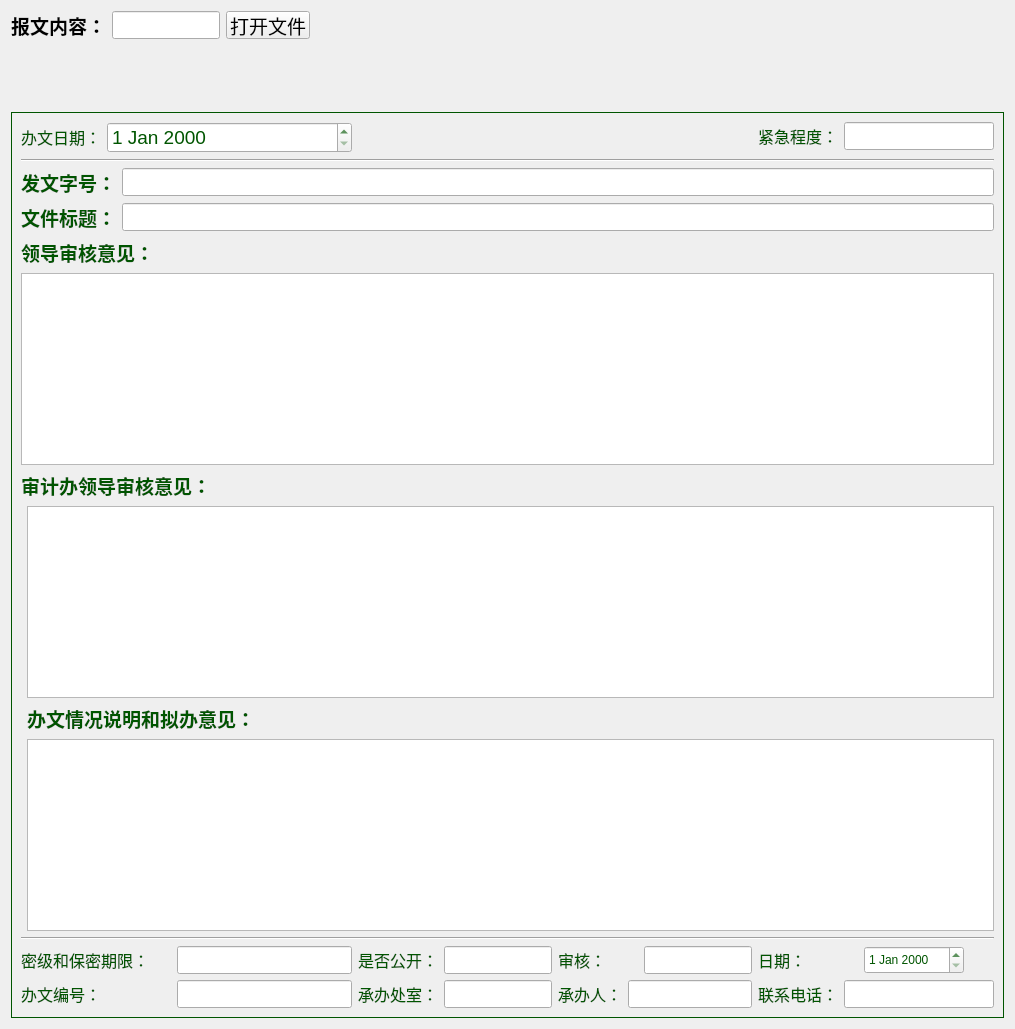
     <widget class="QWidget" name="page_gw">
      <layout class="QGridLayout" name="gridLayout_6">
       <item row="3" column="0" colspan="2">
        <widget class="QFrame" name="frame_2">
         <property name="styleSheet">
          <string notr="true">color: rgb(0, 85, 0);</string>
         </property>
         <property name="frameShape">
          <enum>QFrame::Box</enum>
         </property>
         <property name="frameShadow">
          <enum>QFrame::Plain</enum>
         </property>
         <layout class="QGridLayout" name="gridLayout">
          <item row="0" column="0">
           <layout class="QFormLayout" name="formLayout_35">
            <item row="0" column="0">
             <widget class="QLabel" name="label_34">
              <property name="font">
               <font>
                <pointsize>12</pointsize>
               </font>
              </property>
              <property name="text">
               <string>&lt;html&gt;&lt;head/&gt;&lt;body&gt;&lt;p&gt;&lt;span style=&quot; color:#005500;&quot;&gt;办文日期：&lt;/span&gt;&lt;/p&gt;&lt;/body&gt;&lt;/html&gt;</string>
              </property>
             </widget>
            </item>
            <item row="0" column="1">
             <widget class="QDateEdit" name="dateEdit_7">
              <property name="font">
               <font>
                <pointsize>14</pointsize>
               </font>
              </property>
             </widget>
            </item>
           </layout>
          </item>
          <item row="0" column="3">
           <layout class="QFormLayout" name="formLayout_36">
            <item row="0" column="0">
             <widget class="QLabel" name="label_35">
              <property name="font">
               <font>
                <pointsize>12</pointsize>
               </font>
              </property>
              <property name="text">
               <string>&lt;html&gt;&lt;head/&gt;&lt;body&gt;&lt;p&gt;&lt;span style=&quot; color:#005500;&quot;&gt;紧急程度：&lt;/span&gt;&lt;/p&gt;&lt;/body&gt;&lt;/html&gt;</string>
              </property>
             </widget>
            </item>
            <item row="0" column="1">
             <widget class="QLineEdit" name="lineEdit_29">
              <property name="minimumSize">
               <size>
                <width>150</width>
                <height>28</height>
               </size>
              </property>
              <property name="maximumSize">
               <size>
                <width>150</width>
                <height>0</height>
               </size>
              </property>
              <property name="font">
               <font>
                <pointsize>9</pointsize>
               </font>
              </property>
             </widget>
            </item>
           </layout>
          </item>
          <item row="1" column="0" colspan="4">
           <widget class="Line" name="line_4">
            <property name="sizePolicy">
             <sizepolicy hsizetype="Expanding" vsizetype="Fixed">
              <horstretch>0</horstretch>
              <verstretch>0</verstretch>
             </sizepolicy>
            </property>
            <property name="orientation">
             <enum>Qt::Horizontal</enum>
            </property>
           </widget>
          </item>
          <item row="2" column="0" colspan="4">
           <layout class="QFormLayout" name="formLayout_17">
            <item row="0" column="0">
             <widget class="QLabel" name="label_num">
              <property name="font">
               <font>
                <pointsize>14</pointsize>
                <weight>75</weight>
                <bold>true</bold>
               </font>
              </property>
              <property name="text">
               <string>&lt;html&gt;&lt;head/&gt;&lt;body&gt;&lt;p&gt;&lt;span style=&quot; color:#005500;&quot;&gt;发文字号：&lt;/span&gt;&lt;/p&gt;&lt;/body&gt;&lt;/html&gt;</string>
              </property>
             </widget>
            </item>
            <item row="0" column="1">
             <widget class="QLineEdit" name="lineEdit_num">
              <property name="sizePolicy">
               <sizepolicy hsizetype="Expanding" vsizetype="Fixed">
                <horstretch>0</horstretch>
                <verstretch>0</verstretch>
               </sizepolicy>
              </property>
              <property name="minimumSize">
               <size>
                <width>0</width>
                <height>28</height>
               </size>
              </property>
             </widget>
            </item>
           </layout>
          </item>
          <item row="3" column="0" colspan="4">
           <layout class="QFormLayout" name="formLayout_18">
            <item row="0" column="0">
             <widget class="QLabel" name="label_num_3">
              <property name="font">
               <font>
                <pointsize>14</pointsize>
                <weight>75</weight>
                <bold>true</bold>
               </font>
              </property>
              <property name="text">
               <string>&lt;html&gt;&lt;head/&gt;&lt;body&gt;&lt;p&gt;&lt;span style=&quot; color:#005500;&quot;&gt;文件标题：&lt;/span&gt;&lt;/p&gt;&lt;/body&gt;&lt;/html&gt;</string>
              </property>
             </widget>
            </item>
            <item row="0" column="1">
             <widget class="QLineEdit" name="lineEdit_num_3">
              <property name="sizePolicy">
               <sizepolicy hsizetype="Expanding" vsizetype="Fixed">
                <horstretch>0</horstretch>
                <verstretch>0</verstretch>
               </sizepolicy>
              </property>
              <property name="minimumSize">
               <size>
                <width>0</width>
                <height>28</height>
               </size>
              </property>
             </widget>
            </item>
           </layout>
          </item>
          <item row="4" column="0" colspan="4">
           <layout class="QFormLayout" name="formLayout_19">
            <item row="0" column="0">
             <widget class="QLabel" name="label_num_4">
              <property name="font">
               <font>
                <pointsize>14</pointsize>
                <weight>75</weight>
                <bold>true</bold>
               </font>
              </property>
              <property name="text">
               <string>&lt;html&gt;&lt;head/&gt;&lt;body&gt;&lt;p&gt;&lt;span style=&quot; color:#005500;&quot;&gt;领导审核意见：&lt;/span&gt;&lt;/p&gt;&lt;/body&gt;&lt;/html&gt;</string>
              </property>
             </widget>
            </item>
            <item row="1" column="0" colspan="2">
             <widget class="QTextEdit" name="textEdit_2"/>
            </item>
           </layout>
          </item>
          <item row="5" column="0" colspan="4">
           <layout class="QFormLayout" name="formLayout_20">
            <item row="0" column="0" colspan="2">
             <widget class="QLabel" name="label_num_5">
              <property name="font">
               <font>
                <pointsize>14</pointsize>
                <weight>75</weight>
                <bold>true</bold>
               </font>
              </property>
              <property name="text">
               <string notr="true">&lt;html&gt;&lt;head/&gt;&lt;body&gt;&lt;p&gt;&lt;span style=&quot; color:#005500;&quot;&gt;审计办领导审核意见：&lt;/span&gt;&lt;/p&gt;&lt;/body&gt;&lt;/html&gt;</string>
              </property>
             </widget>
            </item>
            <item row="1" column="1">
             <widget class="QTextEdit" name="textEdit_4"/>
            </item>
           </layout>
          </item>
          <item row="6" column="0" colspan="4">
           <layout class="QFormLayout" name="formLayout_21">
            <item row="2" column="1">
             <widget class="QTextEdit" name="textEdit_3"/>
            </item>
            <item row="1" column="1">
             <widget class="QLabel" name="label_num_6">
              <property name="font">
               <font>
                <pointsize>14</pointsize>
                <weight>75</weight>
                <bold>true</bold>
               </font>
              </property>
              <property name="text">
               <string notr="true">&lt;html&gt;&lt;head/&gt;&lt;body&gt;&lt;p&gt;&lt;span style=&quot; color:#005500;&quot;&gt;办文情况说明和拟办意见：&lt;/span&gt;&lt;/p&gt;&lt;/body&gt;&lt;/html&gt;</string>
              </property>
             </widget>
            </item>
           </layout>
          </item>
          <item row="7" column="0" colspan="4">
           <widget class="Line" name="line_3">
            <property name="sizePolicy">
             <sizepolicy hsizetype="Expanding" vsizetype="Fixed">
              <horstretch>0</horstretch>
              <verstretch>0</verstretch>
             </sizepolicy>
            </property>
            <property name="orientation">
             <enum>Qt::Horizontal</enum>
            </property>
           </widget>
          </item>
          <item row="8" column="0">
           <layout class="QFormLayout" name="formLayout_27">
            <item row="0" column="0">
             <widget class="QLabel" name="label_26">
              <property name="minimumSize">
               <size>
                <width>150</width>
                <height>0</height>
               </size>
              </property>
              <property name="maximumSize">
               <size>
                <width>100</width>
                <height>16777215</height>
               </size>
              </property>
              <property name="font">
               <font>
                <pointsize>12</pointsize>
               </font>
              </property>
              <property name="text">
               <string>&lt;html&gt;&lt;head/&gt;&lt;body&gt;&lt;p&gt;&lt;span style=&quot; color:#005500;&quot;&gt;密级和保密期限：&lt;/span&gt;&lt;/p&gt;&lt;/body&gt;&lt;/html&gt;</string>
              </property>
             </widget>
            </item>
            <item row="0" column="1">
             <widget class="QLineEdit" name="lineEdit_22">
              <property name="minimumSize">
               <size>
                <width>175</width>
                <height>28</height>
               </size>
              </property>
              <property name="maximumSize">
               <size>
                <width>175</width>
                <height>0</height>
               </size>
              </property>
             </widget>
            </item>
           </layout>
          </item>
          <item row="8" column="1">
           <layout class="QFormLayout" name="formLayout_28">
            <item row="0" column="0">
             <widget class="QLabel" name="label_27">
              <property name="minimumSize">
               <size>
                <width>12</width>
                <height>0</height>
               </size>
              </property>
              <property name="maximumSize">
               <size>
                <width>100</width>
                <height>16777215</height>
               </size>
              </property>
              <property name="font">
               <font>
                <pointsize>12</pointsize>
               </font>
              </property>
              <property name="text">
               <string>&lt;html&gt;&lt;head/&gt;&lt;body&gt;&lt;p&gt;&lt;span style=&quot; color:#005500;&quot;&gt;是否公开：&lt;/span&gt;&lt;/p&gt;&lt;/body&gt;&lt;/html&gt;</string>
              </property>
             </widget>
            </item>
            <item row="0" column="1">
             <widget class="QLineEdit" name="lineEdit_23">
              <property name="minimumSize">
               <size>
                <width>0</width>
                <height>28</height>
               </size>
              </property>
              <property name="maximumSize">
               <size>
                <width>120</width>
                <height>16777215</height>
               </size>
              </property>
             </widget>
            </item>
           </layout>
          </item>
          <item row="8" column="2">
           <layout class="QFormLayout" name="formLayout_29">
            <item row="0" column="0">
             <widget class="QLabel" name="label_28">
              <property name="minimumSize">
               <size>
                <width>80</width>
                <height>0</height>
               </size>
              </property>
              <property name="maximumSize">
               <size>
                <width>80</width>
                <height>16777215</height>
               </size>
              </property>
              <property name="font">
               <font>
                <pointsize>12</pointsize>
               </font>
              </property>
              <property name="text">
               <string>&lt;html&gt;&lt;head/&gt;&lt;body&gt;&lt;p&gt;&lt;span style=&quot; color:#005500;&quot;&gt;审核：&lt;/span&gt;&lt;/p&gt;&lt;/body&gt;&lt;/html&gt;</string>
              </property>
             </widget>
            </item>
            <item row="0" column="1">
             <widget class="QLineEdit" name="lineEdit_24">
              <property name="minimumSize">
               <size>
                <width>0</width>
                <height>28</height>
               </size>
              </property>
              <property name="maximumSize">
               <size>
                <width>150</width>
                <height>16777215</height>
               </size>
              </property>
             </widget>
            </item>
           </layout>
          </item>
          <item row="8" column="3">
           <layout class="QFormLayout" name="formLayout_30">
            <item row="0" column="0">
             <widget class="QLabel" name="label_29">
              <property name="minimumSize">
               <size>
                <width>100</width>
                <height>0</height>
               </size>
              </property>
              <property name="maximumSize">
               <size>
                <width>100</width>
                <height>16777215</height>
               </size>
              </property>
              <property name="font">
               <font>
                <pointsize>12</pointsize>
               </font>
              </property>
              <property name="text">
               <string>&lt;html&gt;&lt;head/&gt;&lt;body&gt;&lt;p&gt;&lt;span style=&quot; color:#005500;&quot;&gt;日期：&lt;/span&gt;&lt;/p&gt;&lt;/body&gt;&lt;/html&gt;</string>
              </property>
             </widget>
            </item>
            <item row="0" column="1">
             <widget class="QDateEdit" name="dateEdit_6">
              <property name="sizePolicy">
               <sizepolicy hsizetype="Fixed" vsizetype="Fixed">
                <horstretch>0</horstretch>
                <verstretch>0</verstretch>
               </sizepolicy>
              </property>
              <property name="minimumSize">
               <size>
                <width>100</width>
                <height>28</height>
               </size>
              </property>
              <property name="maximumSize">
               <size>
                <width>100</width>
                <height>28</height>
               </size>
              </property>
             </widget>
            </item>
           </layout>
          </item>
          <item row="9" column="0">
           <layout class="QFormLayout" name="formLayout_31">
            <item row="0" column="0">
             <widget class="QLabel" name="label_30">
              <property name="minimumSize">
               <size>
                <width>150</width>
                <height>0</height>
               </size>
              </property>
              <property name="maximumSize">
               <size>
                <width>150</width>
                <height>16777215</height>
               </size>
              </property>
              <property name="font">
               <font>
                <pointsize>12</pointsize>
               </font>
              </property>
              <property name="text">
               <string>&lt;html&gt;&lt;head/&gt;&lt;body&gt;&lt;p&gt;&lt;span style=&quot; color:#005500;&quot;&gt;办文编号：&lt;/span&gt;&lt;/p&gt;&lt;/body&gt;&lt;/html&gt;</string>
              </property>
             </widget>
            </item>
            <item row="0" column="1">
             <widget class="QLineEdit" name="lineEdit_25">
              <property name="minimumSize">
               <size>
                <width>175</width>
                <height>28</height>
               </size>
              </property>
              <property name="maximumSize">
               <size>
                <width>175</width>
                <height>16777215</height>
               </size>
              </property>
             </widget>
            </item>
           </layout>
          </item>
          <item row="9" column="1">
           <layout class="QFormLayout" name="formLayout_32">
            <item row="0" column="1">
             <widget class="QLineEdit" name="lineEdit_26">
              <property name="minimumSize">
               <size>
                <width>0</width>
                <height>28</height>
               </size>
              </property>
              <property name="maximumSize">
               <size>
                <width>120</width>
                <height>16777215</height>
               </size>
              </property>
             </widget>
            </item>
            <item row="0" column="0">
             <widget class="QLabel" name="label_31">
              <property name="font">
               <font>
                <pointsize>12</pointsize>
               </font>
              </property>
              <property name="text">
               <string>&lt;html&gt;&lt;head/&gt;&lt;body&gt;&lt;p&gt;&lt;span style=&quot; color:#005500;&quot;&gt;承办处室：&lt;/span&gt;&lt;/p&gt;&lt;/body&gt;&lt;/html&gt;</string>
              </property>
             </widget>
            </item>
           </layout>
          </item>
          <item row="9" column="2">
           <layout class="QFormLayout" name="formLayout_33">
            <item row="0" column="0">
             <widget class="QLabel" name="label_32">
              <property name="font">
               <font>
                <pointsize>12</pointsize>
               </font>
              </property>
              <property name="text">
               <string>&lt;html&gt;&lt;head/&gt;&lt;body&gt;&lt;p&gt;&lt;span style=&quot; color:#005500;&quot;&gt;承办人：&lt;/span&gt;&lt;/p&gt;&lt;/body&gt;&lt;/html&gt;</string>
              </property>
             </widget>
            </item>
            <item row="0" column="1">
             <widget class="QLineEdit" name="lineEdit_27">
              <property name="minimumSize">
               <size>
                <width>0</width>
                <height>28</height>
               </size>
              </property>
              <property name="maximumSize">
               <size>
                <width>150</width>
                <height>16777215</height>
               </size>
              </property>
             </widget>
            </item>
           </layout>
          </item>
          <item row="9" column="3">
           <layout class="QFormLayout" name="formLayout_34">
            <item row="0" column="0">
             <widget class="QLabel" name="label_33">
              <property name="font">
               <font>
                <pointsize>12</pointsize>
               </font>
              </property>
              <property name="text">
               <string>&lt;html&gt;&lt;head/&gt;&lt;body&gt;&lt;p&gt;&lt;span style=&quot; color:#005500;&quot;&gt;联系电话：&lt;/span&gt;&lt;/p&gt;&lt;/body&gt;&lt;/html&gt;</string>
              </property>
             </widget>
            </item>
            <item row="0" column="1">
             <widget class="QLineEdit" name="lineEdit_28">
              <property name="minimumSize">
               <size>
                <width>150</width>
                <height>28</height>
               </size>
              </property>
              <property name="maximumSize">
               <size>
                <width>150</width>
                <height>16777215</height>
               </size>
              </property>
             </widget>
            </item>
           </layout>
          </item>
         </layout>
        </widget>
       </item>
       <item row="1" column="1">
        <spacer name="horizontalSpacer">
         <property name="orientation">
          <enum>Qt::Horizontal</enum>
         </property>
         <property name="sizeHint" stdset="0">
          <size>
           <width>40</width>
           <height>20</height>
          </size>
         </property>
        </spacer>
       </item>
       <item row="2" column="0" colspan="2">
        <widget class="QWidget" name="widget_gwhead" native="true">
         <property name="minimumSize">
          <size>
           <width>0</width>
           <height>60</height>
          </size>
         </property>
         <property name="styleSheet">
          <string notr="true">image:url(:/resource_dir/gwdarkhead.png)</string>
         </property>
        </widget>
       </item>
       <item row="1" column="0">
        <layout class="QHBoxLayout" name="horizontalLayout_2">
         <item>
          <widget class="QLabel" name="label_file_3">
           <property name="maximumSize">
            <size>
             <width>110</width>
             <height>16777215</height>
            </size>
           </property>
           <property name="font">
            <font>
             <pointsize>14</pointsize>
             <weight>75</weight>
             <bold>true</bold>
            </font>
           </property>
           <property name="text">
            <string>&lt;html&gt;&lt;head/&gt;&lt;body&gt;&lt;p&gt;&lt;span style=&quot; color:#000000;&quot;&gt;报文内容：&lt;/span&gt;&lt;/p&gt;&lt;/body&gt;&lt;/html&gt;</string>
           </property>
          </widget>
         </item>
         <item>
          <widget class="QLineEdit" name="lineEdit_file_3">
           <property name="sizePolicy">
            <sizepolicy hsizetype="Fixed" vsizetype="Fixed">
             <horstretch>0</horstretch>
             <verstretch>0</verstretch>
            </sizepolicy>
           </property>
           <property name="minimumSize">
            <size>
             <width>0</width>
             <height>28</height>
            </size>
           </property>
           <property name="maximumSize">
            <size>
             <width>200</width>
             <height>28</height>
            </size>
           </property>
          </widget>
         </item>
         <item>
          <widget class="QPushButton" name="pushButton_file">
           <property name="sizePolicy">
            <sizepolicy hsizetype="Fixed" vsizetype="Fixed">
             <horstretch>0</horstretch>
             <verstretch>0</verstretch>
            </sizepolicy>
           </property>
           <property name="minimumSize">
            <size>
             <width>0</width>
             <height>28</height>
            </size>
           </property>
           <property name="maximumSize">
            <size>
             <width>150</width>
             <height>28</height>
            </size>
           </property>
           <property name="font">
            <font>
             <pointsize>14</pointsize>
            </font>
           </property>
           <property name="focusPolicy">
            <enum>Qt::ClickFocus</enum>
           </property>
           <property name="text">
            <string>打开文件</string>
           </property>
          </widget>
         </item>
        </layout>
       </item>
      </layout>
     </widget>
